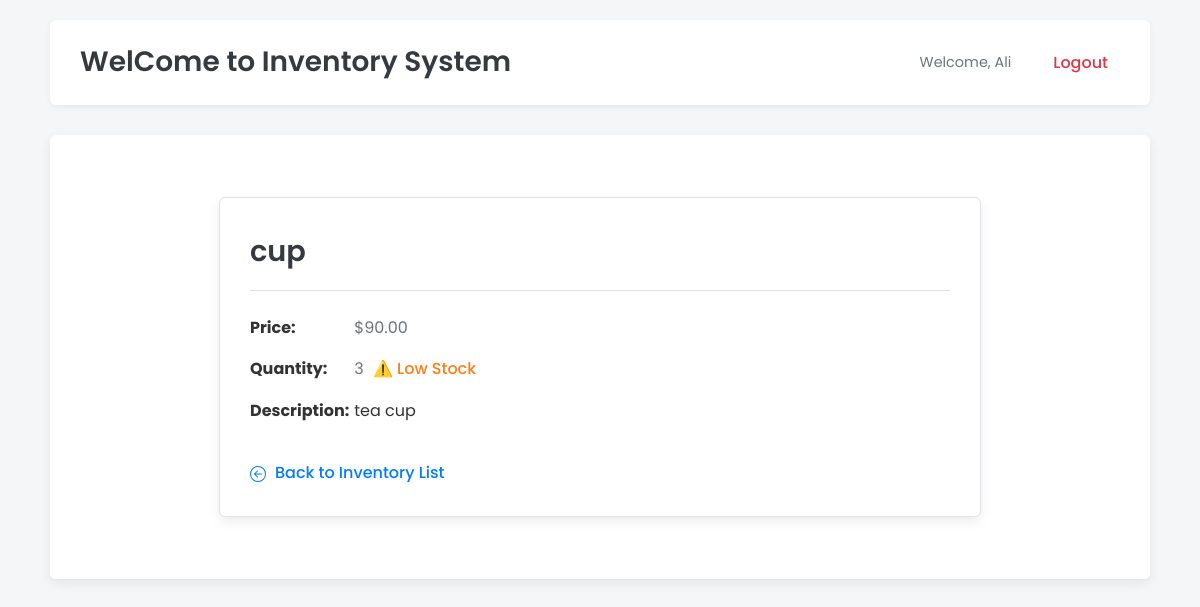
The app's page /item/7 (signed in), older data.
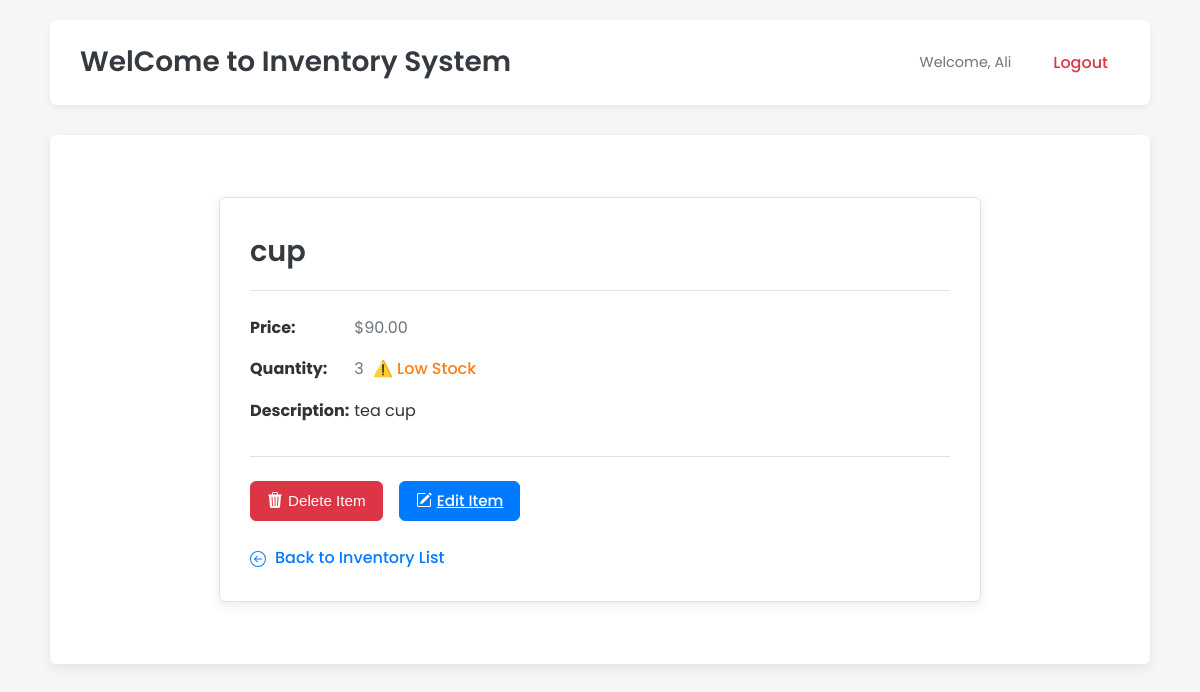
The same page, newer data.
### main.py (the view)
@app.get("/item/{item_id}", response_class=HTMLResponse)
def item_detail_ui(item_id: int, request: Request, db: Session = Depends(get_db)):
    username = request.cookies.get("user")
    user = db.query(model.User).filter(model.User.username == username).first()
    item = db.query(model.Item).filter(model.Item.id == item_id).first()
    if item is None:
        raise HTTPException(status_code=404, detail="Item not found")
    return templates.TemplateResponse("item.html", {"request": request, "item": item, "user": user})

### templates/item.html (shortened to what this page needs)
{% extends "main.html" %}
{% block content %}
<div class="item-details-card">
  <h2>{{ item.name }}</h2>
  <p><strong>Price:</strong> ${{ "%.2f"|format(item.price) }}</p>
  <p><strong>Quantity:</strong> {{ item.quantity }}
    {% if item.quantity == 0 %}
      <span class="status-out">❌ Out of Stock</span>
    {% elif item.quantity < 5 %}
      <span class="status-low">⚠️ Low Stock</span>
    {% else %}
      <span class="status-in">✔️ In Stock</span>
    {% endif %}
  </p>
  <p><strong>Description:</strong> <span style="color: var(--text-color);">{{ item.description or "No description provided." }}</span></p>
  {% if user and (user.username == "admin" or user.nickname == "admin") %}
  <div class="item-actions">
    <form method="post" action="/delete/{{ item.id }}?admin=true" style="display: inline;">
      <button type="submit" class="btn btn-danger">
        Delete Item
      </button>
    </form>
    <a href="/edit/{{ item.id }}" class="btn btn-primary">
        Edit Item
    </a>
  </div>
  {% endif %}
  <a href="/" class="back-link">
    Back to Inventory List
  </a>
</div>
{% endblock %}

Row changes from the older to the newer data that the page shows:
changed User "Ali": nickname empty → "admin" (drawn)
Text that changed along with them:
text now shown: "Delete Item Edit Item"
